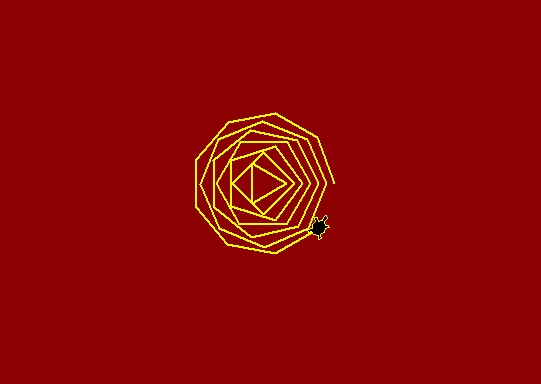

The script that drew this image:
import turtle 
import math

turtle.shape("turtle")
turtle.bgcolor("dark red")
turtle.speed(1)
def reg_polygon(start_pos, number_of_angles, side):
    interior_angle = (180 * (number_of_angles - 2)) / number_of_angles
    turtle.setheading(180 - interior_angle//2)

    for i in range(number_of_angles):
        turtle.pencolor("yellow")
        turtle.width(1.5)
        turtle.forward(side)
        turtle.left(180 - interior_angle)
    
def reset_start_point():
    global start_pos, startx, starty, initial_size, number_of_angles, side
    startx += 8
    starty -= 0
    initial_size += 8
    number_of_angles += 1
    side = 2 * initial_size * math.sin(math.radians(180/number_of_angles))
    start_pos = startx, starty
    turtle.penup()
    turtle.goto((startx, starty))
    turtle.pendown()
    
start_pos = startx, starty = 0, 0
number_of_angles = 2
initial_size = 15  # radius
side = 0

while number_of_angles < 12:
    reset_start_point()
    reg_polygon(start_pos, number_of_angles, side)
    
turtle.done()
